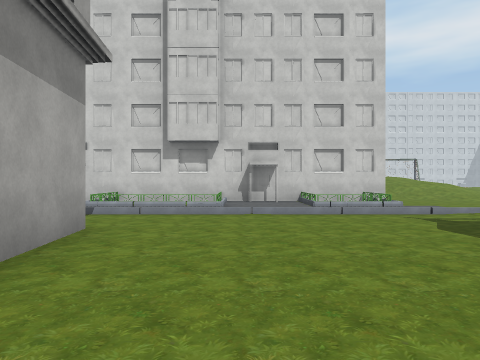
[1] (above)

24 first-person views from a walk through a 3-D level made in the Unity game engine. The camera is 1.4 m above the floor, looks level and sees 70° across. The floor is counted in squares, 2 m on a side. Each view is taken from the middle of a square. On the plan, view 1 faces up. The plan holds only what a view shows up to about 11 squares ahead; the rest is blank. The place goes on beyond the plan. The player character is not drawn. Some surface patterns are stand-ins.

[2]
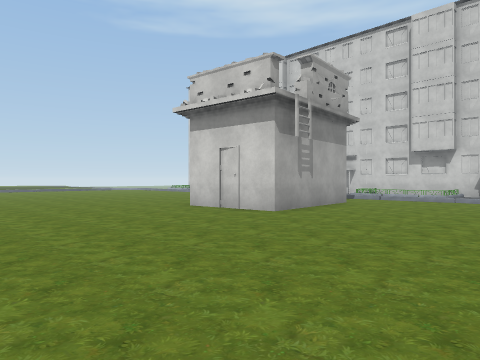

[3]
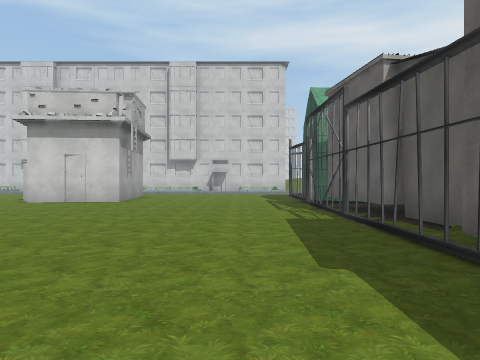

[4]
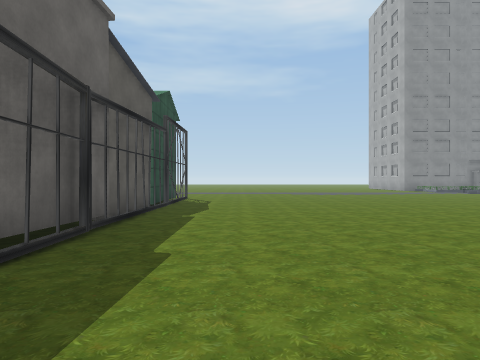

[5]
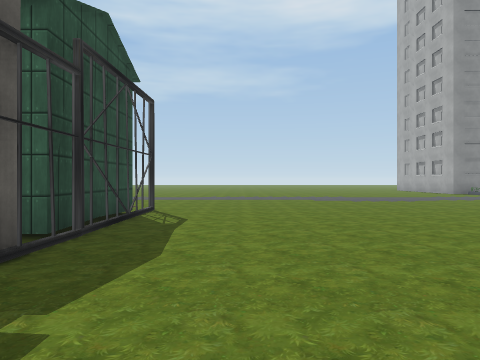

[6]
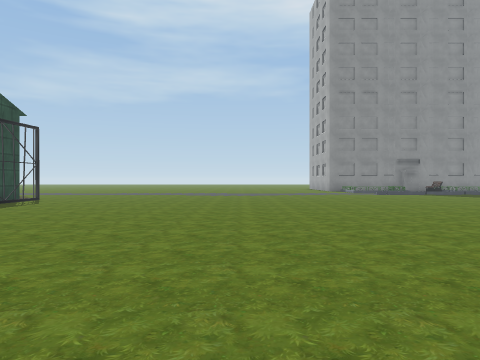

[7]
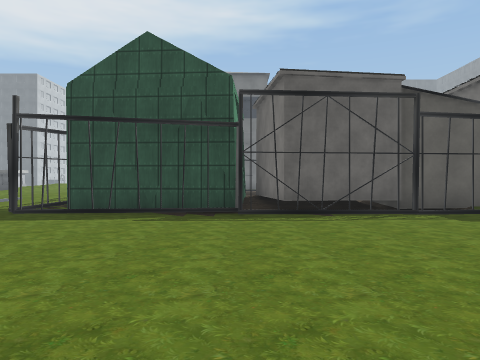

[8]
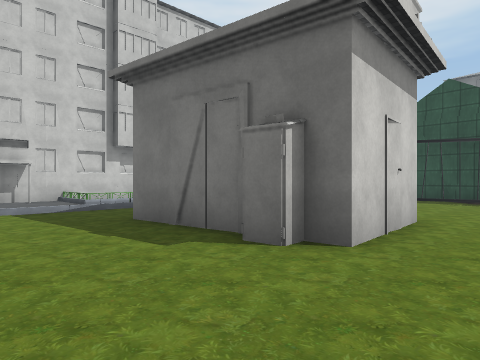

[9]
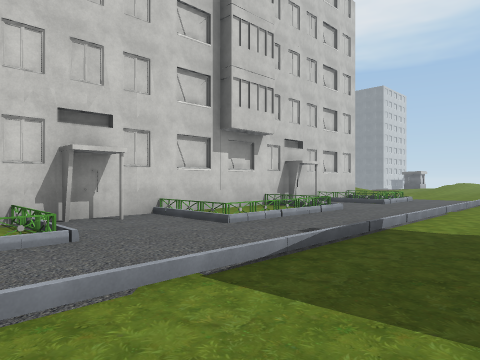

[10]
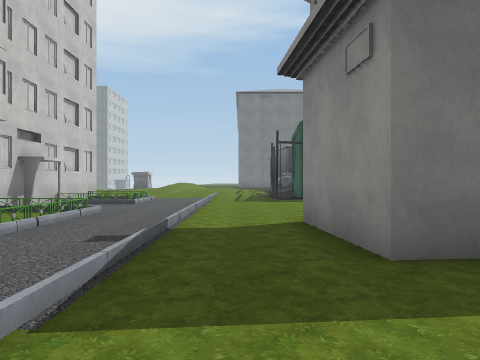

[11]
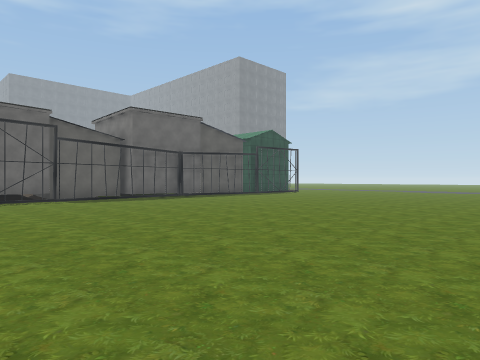

[12]
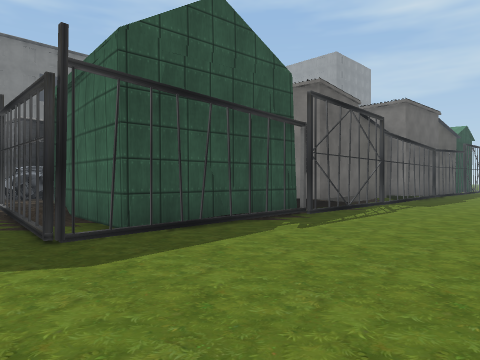

[13]
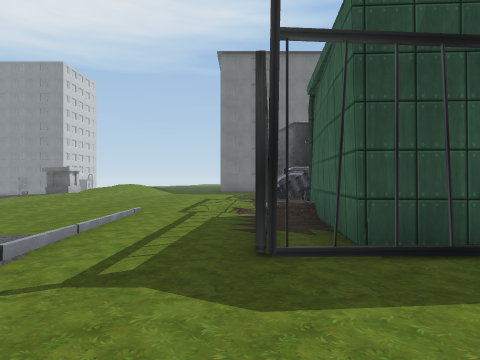

[14]
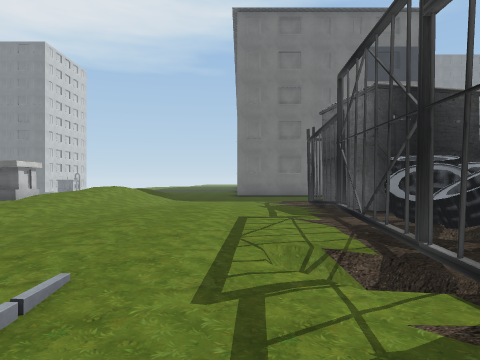

[15]
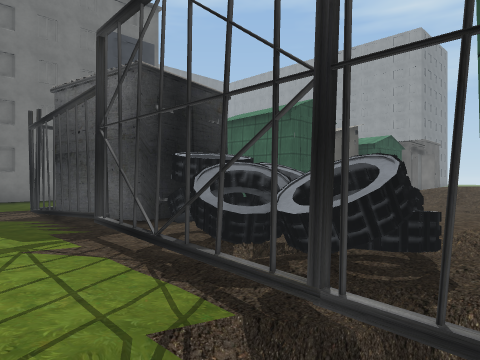

[16]
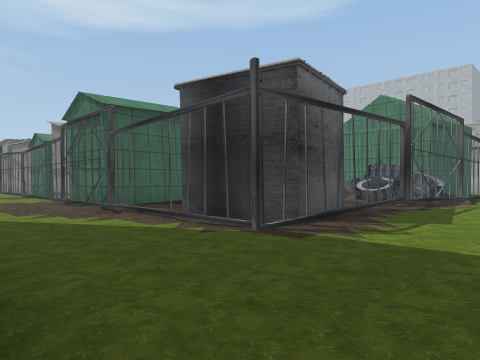

[17]
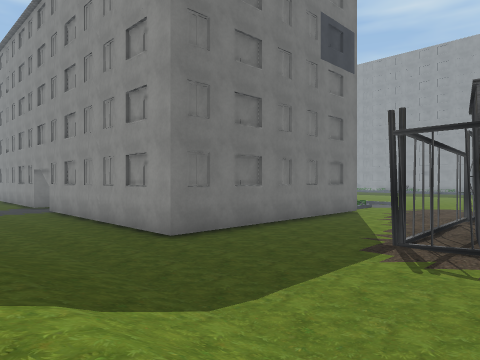

[18]
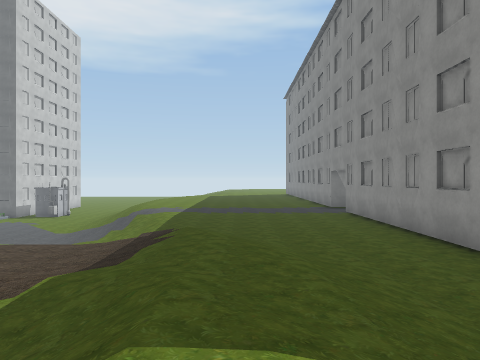

[19]
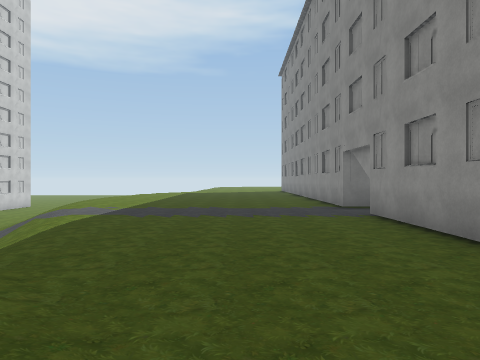

[20]
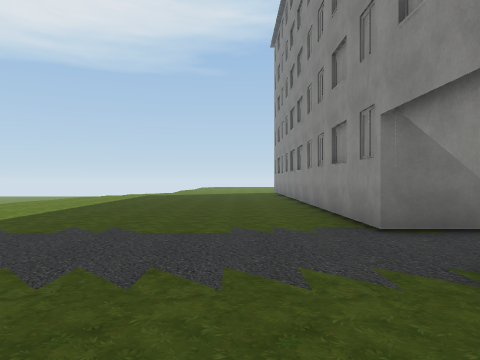

[21]
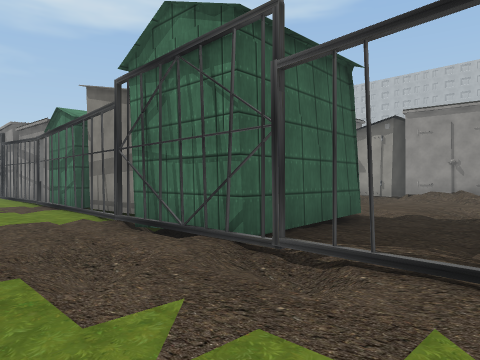

[22]
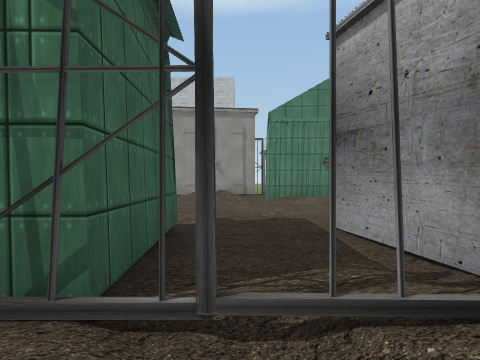

[23]
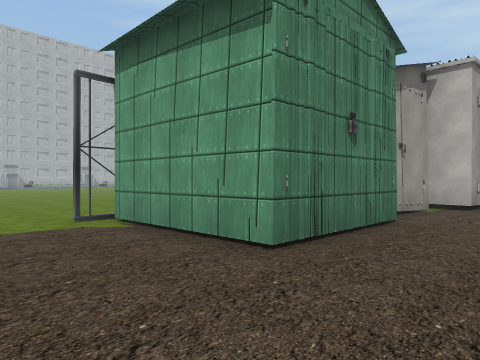

[24]
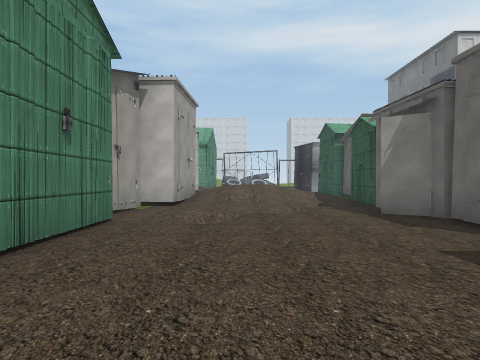

### Floor plan
Key: @ floor where view 1 was taken; # wall or solid block; x gap in a wall; . main floor; : floor 0.25 m higher than the main floor; + floor 0.5 m higher than the main floor; * floor 1 m higher than the main floor; / step, stairs or slope; = window, fence, low wall or low ledge; O other object.
Columns run from 8 left of view 1 to 37 right of it. Each row starts with its distance up from view 1.
 11  O##O###### O...         ////////.............
 10  O..O...../ O...////////**//////..............
  9  ...O.....O/ .../.:///////////................
  8 ................:::::::.../...................
  7 ................:::+++ .......................
  6 .................//////......#########.#######
  5 ...###......####./...........#        .#
  4  ..# ##.....#####OOO######...#
  3  ..#  #.....##  #OOOO.####...#
  2 ...## #.....##  #/OO..####...#
  1 ....###.....##  #/....####...#
  0 ........@...#####.///.../x/..#
 -1 ............####O.////...x/..
 -2 ............O# ##...//####./.
 -3 ............##  O//./    #./
 -4  ...........#OO   /.     #..
 -5  ...........#O    //     O..
 -6  ...........#O    //     O..
 -7  ...........#   O        O..
 -8  ...........#   #/////#  #.
 -9   ..........#   #/=///O  #.
-10  ...........O  O#/////#  #.
-11  ...........O  O.:/ . #  #.
-12 ............O  #.//..O#  O
-13 ............## O.//...#
-14 ............#   #.....#
-15 ............#  ##.....
-16 ............####O....
-17     .................
-18     ................
-19    ........... ....
-20    ...........

Where each view was taken, in squares from view 1:
view 1: 0 up, 0 right, facing up
view 2: 5 down, 3 right, facing up-left
view 3: 10 down, 2 right, facing up
view 4: 4 down, 2 right, facing down
view 5: 9 down, 2 right, facing down
view 6: 5 down, 3 left, facing down
view 7: 0 up, 3 left, facing right
view 8: 1 down, 8 left, facing up-right
view 9: 5 up, 8 left, facing up-right
view 10: 6 up, 8 left, facing right
view 11: 0 up, 8 left, facing down-right
view 12: 6 up, 0 right, facing down-right
view 13: 5 up, 1 right, facing right
view 14: 6 up, 6 right, facing right
view 15: 6 up, 8 right, facing down-right
view 16: 7 up, 21 right, facing down-left
view 17: 10 up, 15 right, facing down-right
view 18: 10 up, 16 right, facing right
view 19: 9 up, 21 right, facing right
view 20: 8 up, 26 right, facing right
view 21: 1 up, 20 right, facing down-left
view 22: 1 down, 19 right, facing left
view 23: 19 down, 10 right, facing up-left
view 24: 19 down, 10 right, facing up
